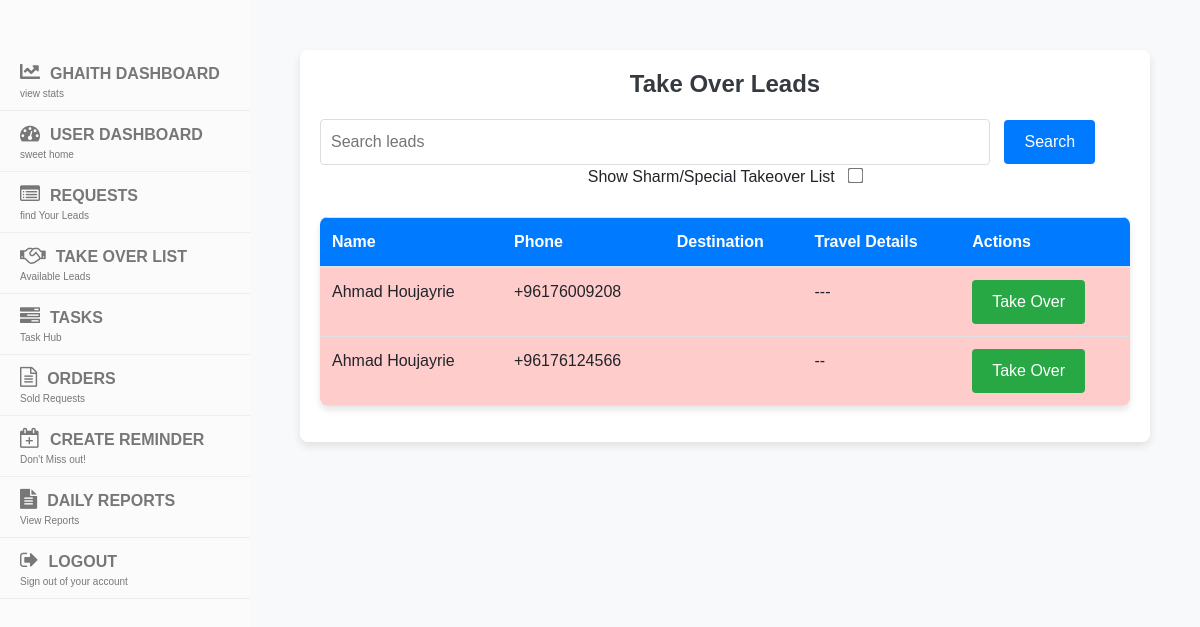
Page /takeover/ (signed in) on the earlier database version.
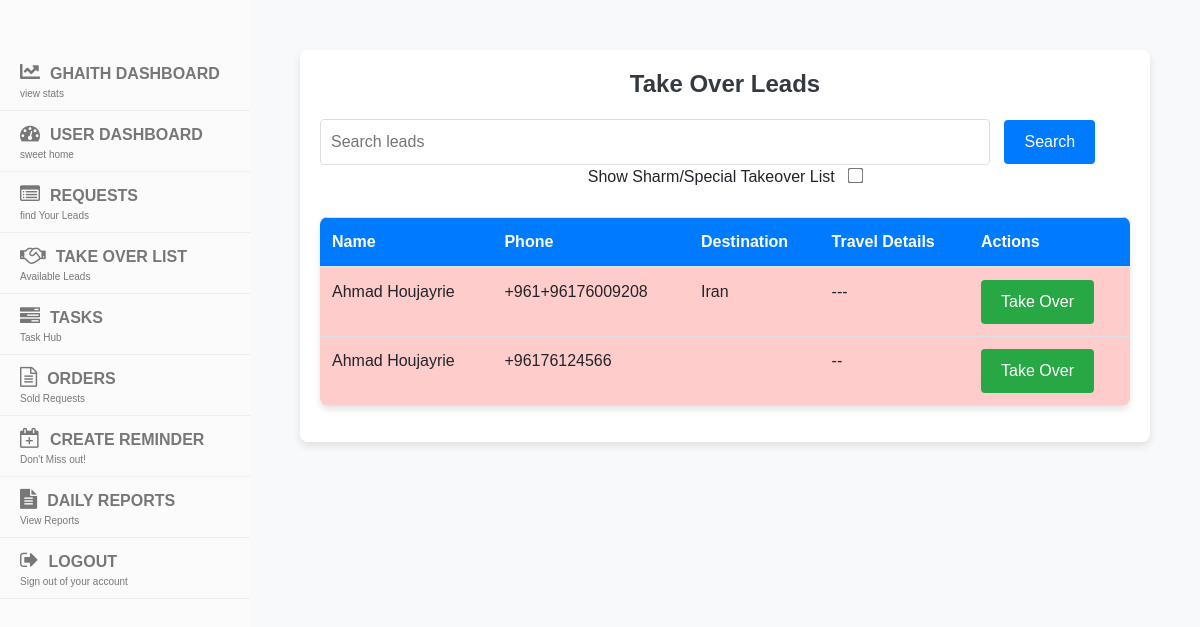
Same page on the later database version.
### display/models.py (models this page shows, shortened)
class Lead(models.Model):
    reason_of_travel = models.TextField(blank=True, null=True)
    why_this_destination = models.TextField(blank=True, null=True)
    travel_dates_flexible = models.BooleanField(blank=True, default=False)
    budget_range_from = models.PositiveIntegerField(blank=True, null=True)
    budget_range_to = models.PositiveIntegerField(blank=True, null=True)
    name = models.CharField(max_length=100)
    email = models.EmailField(blank=True, null=True)
    country_code = models.CharField(max_length=5, default='+961')
    phone = models.CharField(max_length=15)
    CHANNEL_CHOICES = [
        ('', 'Select Channel'),
        ('Facebook', 'Facebook'),
        ('Whatsapp', 'Whatsapp'),
        ('Referral', 'Referral'),
        ('Direct', 'Direct'),
        ('Website', 'Website'),
        ('Instagram', 'Instagram'),
    ]
    channel = models.CharField(max_length=100, choices=CHANNEL_CHOICES, blank=True)
    SERVICE_CHOICES = [
        ('hotel', 'Hotel'),
        ('ticket', 'Ticket'),
        ('visa', 'Visa'),
        ('package', 'Package'),
        ('travel insurance', 'Travel Insurance'),
    ]
    STATUS_CHOICES = [
        ('onhold', 'On Hold'),
        ('processing', 'Processing'),
        ('negotiation', 'Negotiation'),
        ('finalized', 'Finalized'),
        ('followup', 'Follow-Up'),
        ('done', 'Unqualified'),
    ]
    type_of_service = models.CharField(max_length=50, choices=SERVICE_CHOICES, blank=True, default='')
    status = models.CharField(max_length=50, choices=STATUS_CHOICES, blank=True, default='onhold')
    status_changed_at = models.DateTimeField(null=True, blank=True)
    destination = models.CharField(max_length=200, blank=True, choices=get_destination_choices)
    pax = models.CharField(max_length=100, blank=True, default='')
    duration = models.CharField(max_length=200, blank=True, default='')
    travel_date_from = models.DateField(blank=True, null=True)
    travel_date_to = models.DateField(blank=True, null=True)
    selling_price = models.CharField(max_length=200, blank=True)
    net = models.CharField(max_length=200, blank=True, default='')
    profit = models.CharField(max_length=200, blank=True)
    date_notes = models.TextField(blank=True, null=True)
    special_request = models.TextField(blank=True)
    urgent = models.BooleanField(default=False)
    assignment_notes = models.TextField(blank=True)
    supplier = models.CharField(max_length=200, blank=True)
    sold = models.BooleanField(blank=True, default=False)
    lost = models.BooleanField(blank=True, default=False)
    finalization_notes = models.TextField(blank=True, null=True)
    assigned_to = models.ForeignKey(User, on_delete=models.CASCADE, related_name="current")
    assigned_at = models.DateTimeField(null=True, blank=True)
    attachments = models.ManyToManyField(Attachment, blank=True)
    follow_up = models.DateField(blank=True, null=True)
    created_at = models.DateTimeField(auto_now_add=True, editable=False)
    last_modified = models.DateTimeField(auto_now=True, editable=True)
    takeover = models.BooleanField(default=True)
    special_takeover = models.BooleanField(default=False)  # New field
    takeover_added_at = models.DateTimeField(null=True, blank=True)
    period = models.PositiveIntegerField(default=20)
    is_archived = models.BooleanField(default=False)
    offer_prepared = models.BooleanField(default=False)
    offer_details = models.TextField(blank=True, null=True)
    moved_to_negotiation = models.BooleanField(default=False)  # New field

### display/views.py (the view, shortened to what this page needs)
# urls.py: path('takeover/', views.takeover_list, name='takeover_list'),
@login_required(login_url="/login/")
def takeover_list(request):
    search_query = request.GET.get('search', '')
    special_takeover_filter = request.GET.get('special_takeover', '') == 'on'
    leads = Lead.objects.filter(takeover=True).order_by('-created_at')
    if special_takeover_filter:
        leads = leads.filter(special_takeover=True)
    else:
        leads = leads.filter(special_takeover=False)
    for lead in leads:
        if lead.takeover_added_at and lead.takeover_added_at < timezone.now() - timedelta(hours=5):
            lead.is_highlighted = True
        else:
            lead.is_highlighted = False
    return render(request, 'takeover_list.html', {
        'leads': leads,
        'special_takeover': special_takeover_filter,
    })

### display/templates/takeover_list.html (shortened to what this page needs)
<!DOCTYPE html>
<html lang="en">
{% load static %}
<head>
    <link rel="stylesheet" href="https://stackpath.bootstrapcdn.com/bootstrap/4.5.2/css/bootstrap.min.css">
</head>
<body>
    {% include 'navbar.html' %}
    <div class="container">
        <h2>Take Over Leads</h2>
        <form method="GET" action="{% url 'takeover_list' %}" class="search-form" id="takeoverFilterForm">
            <input type="text" name="search" placeholder="Search leads" value="{{ request.GET.search }}" class="search-input">
            <button type="submit" class="search-button">Search</button>
            <div class="filter-container">
                <label for="special_takeover_filter">Show Sharm/Special Takeover List</label>
                <input type="checkbox" name="special_takeover" id="special_takeover_filter" class="filter-checkbox" {% if request.GET.special_takeover %}checked{% endif %}>
            </div>
        </form>
        <table class="table table-striped">
            <thead>
                <tr>
                    <th>Name</th>
                    <th>Phone</th>
                    <th>Destination</th>
                    <th>Travel Details</th>
                    <th>Actions</th>
                </tr>
            </thead>
            <tbody>
                {% for lead in leads %}
                <tr class="{% if lead.is_highlighted %}highlighted{% endif %}">
                    <td data-label="Name">{{ lead.name }}</td>
                    <td data-label="Phone">{{ lead.phone }}</td>
                    <td data-label="Destination">{{ lead.destination }}</td>
                    <td data-label="Travel Details">{{ lead.reason_of_travel }}</td>
                    <td data-label="Actions">
                        <button class="takeover-button" data-toggle="modal" data-target="#confirmModal" data-lead-id="{{ lead.id }}">Take Over</button>
                    </td>
                </tr>
                {% endfor %}
            </tbody>
        </table>
    </div>
</body>
</html>

Differences in the rows shown:
changed Lead: phone "+96176009208" → "+961+96176009208"; destination (not shown) → "Iran"
